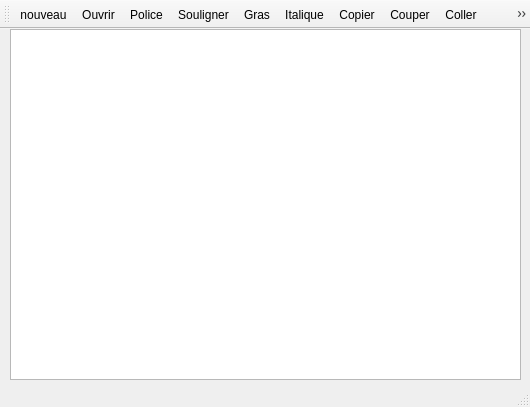
<?xml version="1.0" encoding="UTF-8"?>
<ui version="4.0">
 <class>notepad</class>
 <widget class="QMainWindow" name="notepad">
  <property name="geometry">
   <rect>
    <x>0</x>
    <y>0</y>
    <width>530</width>
    <height>407</height>
   </rect>
  </property>
  <property name="windowTitle">
   <string>Notepad</string>
  </property>
  <widget class="QWidget" name="centralwidget">
   <widget class="QWidget" name="verticalLayoutWidget">
    <property name="geometry">
     <rect>
      <x>10</x>
      <y>0</y>
      <width>511</width>
      <height>351</height>
     </rect>
    </property>
    <layout class="QVBoxLayout" name="verticalLayout">
     <item>
      <widget class="QTextEdit" name="textEdit"/>
     </item>
    </layout>
   </widget>
  </widget>
  <widget class="QStatusBar" name="statusbar"/>
  <widget class="QToolBar" name="toolBar">
   <property name="windowTitle">
    <string>toolBar</string>
   </property>
   <attribute name="toolBarArea">
    <enum>TopToolBarArea</enum>
   </attribute>
   <attribute name="toolBarBreak">
    <bool>false</bool>
   </attribute>
   <addaction name="actionNew"/>
   <addaction name="actionOpen"/>
   <addaction name="actionSelectFont"/>
   <addaction name="actionsetFontUnderline"/>
   <addaction name="actionBold"/>
   <addaction name="actionsetFontItalic"/>
   <addaction name="actionCopy"/>
   <addaction name="actionCut"/>
   <addaction name="actionPaste"/>
   <addaction name="actionUndo"/>
   <addaction name="actionRedo"/>
   <addaction name="actionSave"/>
   <addaction name="actionSave_as"/>
   <addaction name="actionPrint"/>
   <addaction name="actionExit"/>
  </widget>
  <action name="actionNew">
   <property name="icon">
    <iconset resource="Ressources.qrc">
     <normaloff>:/imgs/images/new.png</normaloff>:/imgs/images/new.png</iconset>
   </property>
   <property name="text">
    <string>nouveau</string>
   </property>
  </action>
  <action name="actionOpen">
   <property name="icon">
    <iconset resource="Ressources.qrc">
     <normaloff>:/imgs/images/open.png</normaloff>:/imgs/images/open.png</iconset>
   </property>
   <property name="text">
    <string>Ouvrir</string>
   </property>
  </action>
  <action name="actionSave_as">
   <property name="icon">
    <iconset resource="Ressources.qrc">
     <normaloff>:/imgs/images/save_as.png</normaloff>:/imgs/images/save_as.png</iconset>
   </property>
   <property name="text">
    <string>Sauvegarder sous</string>
   </property>
   <property name="toolTip">
    <string>Sauvegarder sous</string>
   </property>
  </action>
  <action name="actionPrint">
   <property name="icon">
    <iconset resource="Ressources.qrc">
     <normaloff>:/imgs/images/print.png</normaloff>:/imgs/images/print.png</iconset>
   </property>
   <property name="text">
    <string>Imprimer</string>
   </property>
  </action>
  <action name="actionExit">
   <property name="icon">
    <iconset resource="Ressources.qrc">
     <normaloff>:/imgs/images/exit.png</normaloff>:/imgs/images/exit.png</iconset>
   </property>
   <property name="text">
    <string>Exit</string>
   </property>
  </action>
  <action name="actionCopy">
   <property name="icon">
    <iconset resource="Ressources.qrc">
     <normaloff>:/imgs/images/copy.png</normaloff>:/imgs/images/copy.png</iconset>
   </property>
   <property name="text">
    <string>Copier</string>
   </property>
  </action>
  <action name="actionPaste">
   <property name="icon">
    <iconset resource="Ressources.qrc">
     <normaloff>:/imgs/images/paste.png</normaloff>:/imgs/images/paste.png</iconset>
   </property>
   <property name="text">
    <string>Coller</string>
   </property>
  </action>
  <action name="actionCut">
   <property name="icon">
    <iconset resource="Ressources.qrc">
     <normaloff>:/imgs/images/cut.png</normaloff>:/imgs/images/cut.png</iconset>
   </property>
   <property name="text">
    <string>Couper</string>
   </property>
  </action>
  <action name="actionUndo">
   <property name="icon">
    <iconset resource="Ressources.qrc">
     <normaloff>:/imgs/images/edit_undo.png</normaloff>
     <normalon>:/imgs/images/edit_undo.png</normalon>:/imgs/images/edit_undo.png</iconset>
   </property>
   <property name="text">
    <string>Annuler</string>
   </property>
  </action>
  <action name="actionRedo">
   <property name="icon">
    <iconset resource="Ressources.qrc">
     <normaloff>:/imgs/images/edit_redo.png</normaloff>:/imgs/images/edit_redo.png</iconset>
   </property>
   <property name="text">
    <string>Retour</string>
   </property>
  </action>
  <action name="actionSave">
   <property name="icon">
    <iconset>
     <normalon>:/imgs/images/save.png</normalon>
    </iconset>
   </property>
   <property name="text">
    <string>Sauvegarder</string>
   </property>
   <property name="toolTip">
    <string>Sauvegarder</string>
   </property>
  </action>
  <action name="actionSelectFont">
   <property name="icon">
    <iconset resource="Ressources.qrc">
     <normaloff>:/images/font.png</normaloff>:/images/font.png</iconset>
   </property>
   <property name="text">
    <string>Police</string>
   </property>
   <property name="toolTip">
    <string>Police</string>
   </property>
  </action>
  <action name="actionsetFontItalic">
   <property name="icon">
    <iconset resource="Ressources.qrc">
     <normaloff>:/images/italic.png</normaloff>:/images/italic.png</iconset>
   </property>
   <property name="text">
    <string>Italique</string>
   </property>
   <property name="toolTip">
    <string>Italique</string>
   </property>
  </action>
  <action name="actionsetFontUnderline">
   <property name="icon">
    <iconset resource="Ressources.qrc">
     <normaloff>:/images/underline.png</normaloff>:/images/underline.png</iconset>
   </property>
   <property name="text">
    <string>Souligner</string>
   </property>
   <property name="toolTip">
    <string>Souligner</string>
   </property>
  </action>
  <action name="actionBold">
   <property name="icon">
    <iconset resource="Ressources.qrc">
     <normaloff>:/images/bold.png</normaloff>:/images/bold.png</iconset>
   </property>
   <property name="text">
    <string>Gras</string>
   </property>
   <property name="toolTip">
    <string>Gras</string>
   </property>
  </action>
 </widget>
 <resources>
  <include location="Ressources.qrc"/>
 </resources>
 <connections/>
</ui>
